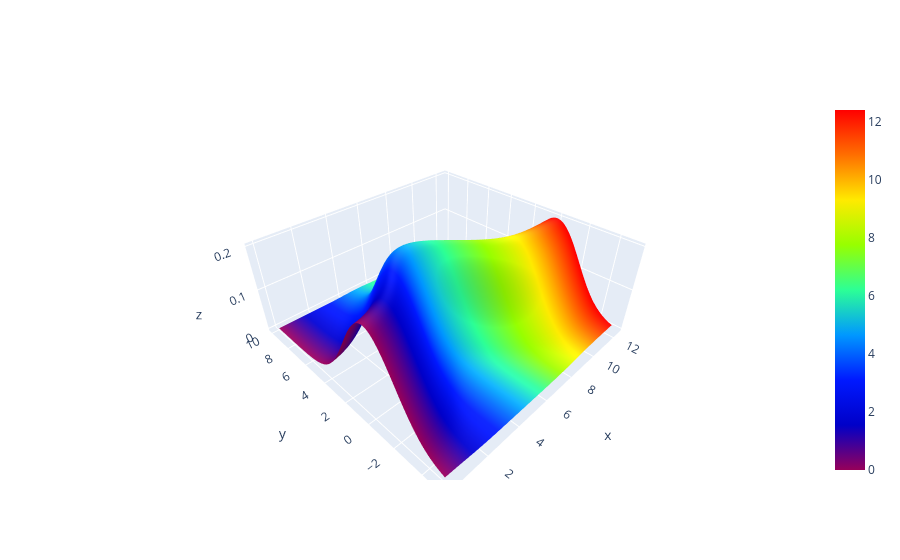

Source (notebook cell):
### Code cell
fig = go.Figure(data=[go.Surface(z=Z.T, y=Y,x=X,surfacecolor = X, colorscale=px.colors.sequential.Rainbow)] )#coloraxis

fig.update_layout(
        scene = {
            'camera_eye': {"x": -1, "y": -1, "z": 1},
            "aspectratio": {"x": 1, "y": 1, "z": 0.4}
        }
)

### Figure 1 — Plotly figure (JSON) as saved in the notebook; plotly's stock layout.template omitted (floating-point values rounded to 4 significant figures; data arrays with more than 128 entries replaced by an {"elided": "..."} marker saying what was removed)
{"data": [{"colorscale": [[0, "rgb(150,0,90)"], [0.125, "rgb(0,0,200)"], [0.25, "rgb(0,25,255)"], [0.375, "rgb(0,152,255)"], [0.5, "rgb(44,255,150)"], [0.625, "rgb(151,255,0)"], [0.75, "rgb(255,234,0)"], [0.875, "rgb(255,111,0)"], [1, "rgb(255,0,0)"]], "surfacecolor": {"elided": "150x125 float values"}, "type": "surface", "x": {"elided": "150x125 float values"}, "y": {"elided": "150x125 float values"}, "z": {"elided": "150x125 float values"}}], "layout": {"scene": {"aspectratio": {"x": 1, "y": 1, "z": 0.4}, "camera": {"eye": {"x": -1, "y": -1, "z": 1}}}}}
